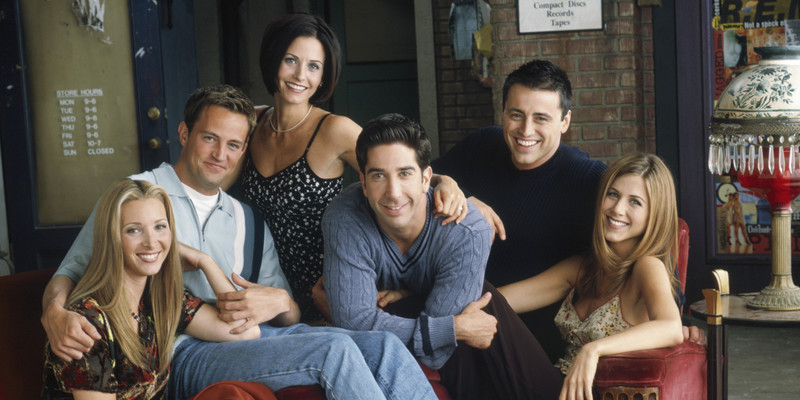
#> input picture SantaCruz2017/code/friends.jpg, 800 x 400 px
$ python ex2.py
#> lines starting #> are read from the running program, lines starting #| are printed output that depends on the picture
import cv2

from sys import argv, exit

if len(argv) < 3:
    filename = 'friends.jpg'
else:
    filename = argv[3]

# Load image from a file
img = cv2.imread(filename)
#> img is the input picture: shape (400, 800, 3); mean B, G, R 73.3, 79.1, 86.2

# Show image in a window
cv2.imshow('Display', img)
# Wait for a key to be pressed (0 - forever)
cv2.waitKey(0)

# convert image to grayscale
gray = cv2.cvtColor(img, cv2.COLOR_BGR2GRAY)
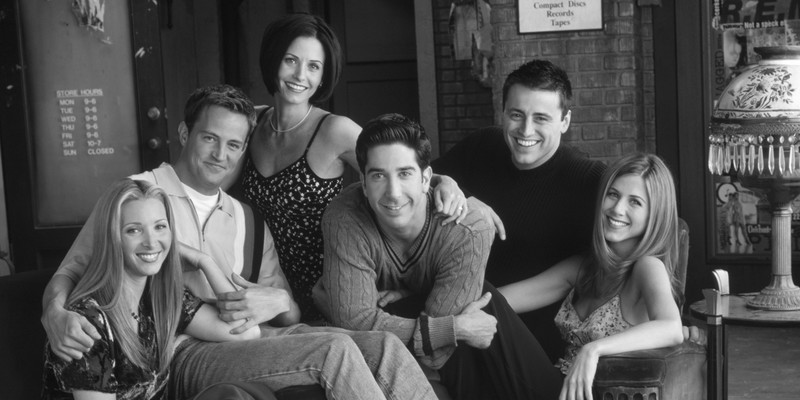
#> gray: shape (400, 800); min 7, max 255, mean 80.6
# update image shown, as there's always only one image
cv2.imshow('Display', gray)

# Wait for a key to be pressed (0 - forever)
cv2.waitKey(0)
# Destroy all created windows, releasing resources
cv2.destroyAllWindows()
